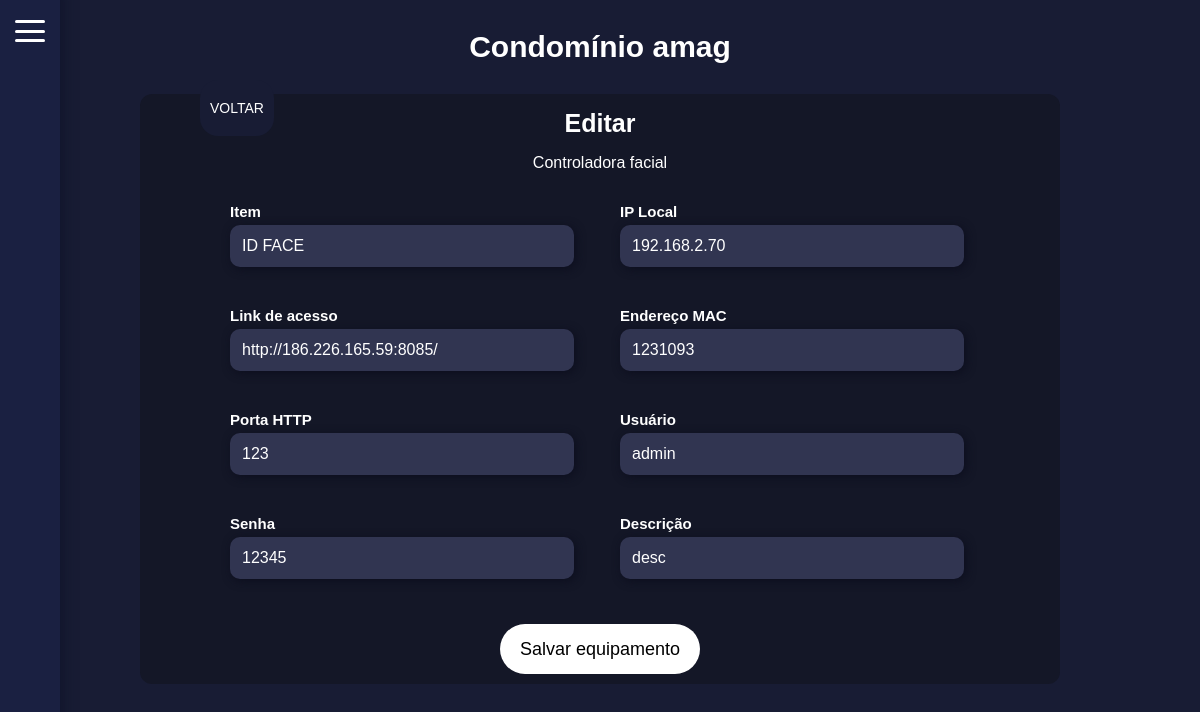
The app's page /listar_equips/edit_equip/1/Facial/, older data.
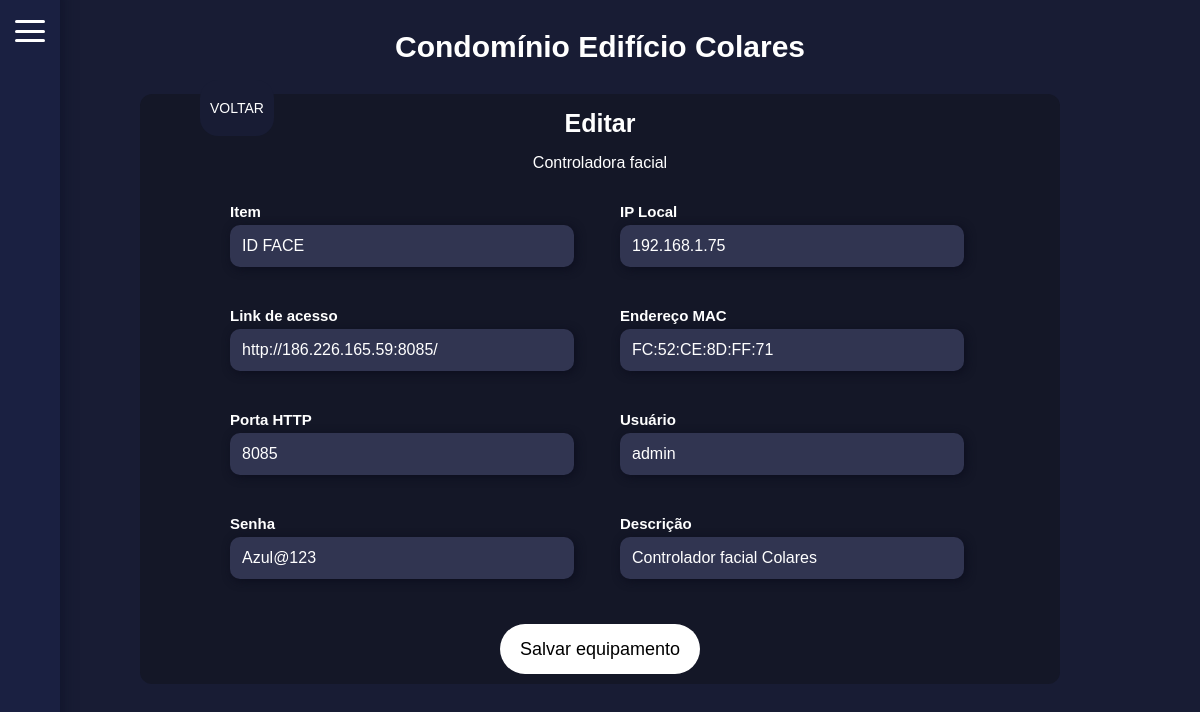
The same page, newer data.
### mainApp/models.py (models this page shows, shortened)
class Conds(models.Model):
    name = models.CharField(max_length=100)
    created_at = models.DateTimeField(auto_now_add=True)
    endereco = models.CharField(max_length=200)

class Itens_facial(models.Model):
    cond_id = models.ForeignKey(Conds, on_delete=models.CASCADE, related_name='itens_facial', verbose_name="Condomínio")
    item = models.CharField(max_length=100, verbose_name="Item")
    iplocal = models.CharField(max_length=15, verbose_name="IP Local")
    link = models.CharField(max_length=100, verbose_name="Link de acesso")
    mac = models.CharField(max_length=17, verbose_name="Endereço MAC")
    http = models.PositiveIntegerField(max_length=4, verbose_name="Porta HTTP")
    user = models.CharField(max_length=50, verbose_name="Usuário")
    senha = models.CharField(max_length=50, verbose_name="Senha")
    desc = models.CharField(max_length=100, verbose_name="Descrição")
    data = models.DateTimeField(auto_now=True)

### mainApp/views.py (the view)
# urls.py: path('listar_equips/edit_equip/<int:equipamento_id>/<str:tipo>/', views.edit_equip, name='edit_equip'), # editar equipamento
def edit_equip(request, equipamento_id, tipo):
    tipo_map = {
        'Facial': {'modelo': Itens_facial, 'form': FacialForm, 'template': 'equip-forms/editar_facial.html'},
        'DVR': {'modelo': Itens_dvr, 'form': DVRForm, 'template': 'equip-forms/editar_dvr.html'},
        'Outro': {'modelo': Itens_outro, 'form': OutroForm, 'template': 'equip-forms/editar_outro.html'},
    }
    if tipo not in tipo_map:
        messages.error(request, 'Tipo de equipamento inválido.')
        return redirect('listar_equips')
    config = tipo_map[tipo]
    equipamento = get_object_or_404(config['modelo'], id=equipamento_id)
    if request.method == 'POST':
        form = config['form'](request.POST, instance=equipamento)
        if form.is_valid():
            equipamento_editado = form.save(commit=False)
            from django.utils import timezone
            equipamento_editado.data = timezone.now()  # Atualiza a data
            equipamento_editado.save()
            messages.success(request, f'Equipamento {equipamento.item} atualizado com sucesso!')
            return redirect('listar_equips')
        else:
            messages.error(request, 'Erro ao atualizar equipamento. Verifique os dados.')
    else:
        form = config['form'](instance=equipamento)
    context = {
        'form': form,
        'equipamento': equipamento,
        'tipo': tipo,
        'condominio': equipamento.cond_id
    }
    return render(request, config['template'], context)

### mainApp/forms.py
class FacialForm(forms.ModelForm):
    class Meta:
        model = Itens_facial
        fields = ['item', 'iplocal', 'link', 'mac', 'http', 'user', 'senha', 'desc']
        widgets = {
            'item': forms.TextInput(attrs={
                'class': 'form-control'
            }),
            'iplocal': forms.TextInput(attrs={
                'class': 'form-control'
            }),
            'link': forms.TextInput(attrs={
                'class': 'form-control'
            }),
            'mac': forms.TextInput(attrs={
                'class': 'form-control'
            }),
            'http': forms.NumberInput(attrs={
                'class': 'form-control'
            }),
            'user': forms.TextInput(attrs={
                'class': 'form-control'
            }),
            'senha': forms.TextInput(attrs={
                'class': 'form-control'
            }),
            'desc': forms.TextInput(attrs={
                'class': 'form-control'
            }),
        }

### mainApp/templates/equip-forms/editar_facial.html (shortened to what this page needs)
<!DOCTYPE html>
<html lang="pt-br">
<head>
</head>
<body>
    <a onCLick="goBack()" class="btn-home">VOLTAR</a>
    <div id="container">
        <p class="title">Condomínio {{ condominio.name }}</p>
        <div id="bar">
            <label for="menu-toggle" class="menu-btn">
                <span></span>
                <span></span>
                <span></span>
            </label>
            <div class="slide-menu">
                <ul>
                </ul>
            </div>
        </div>
        <form method="POST">
            <p class="title-p">Editar</p>
            <p>Controladora facial</p>
            <div class="form-group">
                <div class="form-column">
                    <label for="{{ form.item.id_for_label }}">{{ form.item.label }}</label>
                    {{ form.item }}
                </div>
                <div class="form-column">
                    <label for="{{ form.iplocal.id_for_label }}">{{ form.iplocal.label }}</label>
                    {{ form.iplocal }}
                </div>
            </div>
            <div class="form-group">
                <div class="form-column">
                    <label for="{{ form.link.id_for_label }}">{{ form.link.label }}</label>
                    {{ form.link }}
                </div>
                <div class="form-column">
                    <label for="{{ form.mac.id_for_label }}">{{ form.mac.label }}</label>
                    {{ form.mac }}
                </div>
            </div>
            <div class="form-group">
                <div class="form-column">
                    <label for="{{ form.http.id_for_label }}">{{ form.http.label }}</label>
                    {{ form.http }}
                </div>
                <div class="form-column">
                    <label for="{{ form.user.id_for_label }}">{{ form.user.label }}</label>
                    {{ form.user }}
                </div>
            </div>
            <div class="form-group">
                <div class="form-column">
                    <label for="{{ form.senha.id_for_label }}">{{ form.senha.label }}</label>
                    {{ form.senha }}
                </div>
                <div class="form-column">
                    <label for="{{ form.desc.id_for_label }}">{{ form.desc.label }}</label>
                    {{ form.desc }}
                </div>
            </div>
            <button type="submit">Salvar equipamento</button>
        </form>
    </div>
</body>
</html>

Row changes from the older to the newer data that the page shows:
removed Conds: name "amag"
added Conds: name "Edifício Colares"
changed Itens_facial "ID FACE": iplocal "192.168.2.70" → "192.168.1.75"; mac "1231093" → "FC:52:CE:8D:FF:71"; http "123" → "8085"; senha "12345" → "Azul@123"; desc "desc" → "Controlador facial Colares"
